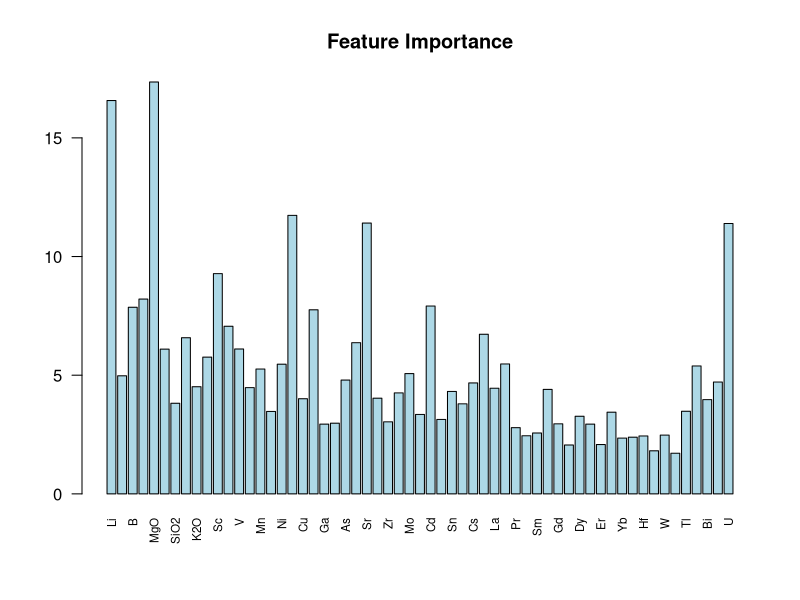

Reproduce this figure in R. (Note: this script raises an error after producing the figure.)

#### Random Forest (RF) Classifier
#Train Random Forest model with k-fold stratified cross-validation for multi-class classsificaton 

install.packages("randomForest")
library(randomForest)
library(readxl)
library(caret)


chert <- read_excel("Geology LAICPMS.xlsx") 
head(chert)

chert <- chert[, !names(chert) %in% c("ANID")] 

print(chert)

#ensure the target class variable is a factor
chert$Group <- as.factor(chert$Group)
table(chert$Group)

# Clean the class levels by making them valid R variable names
levels(chert$Group) <- make.names(levels(chert$Group))
# Check if the levels have been fixed
levels(chert$Group)

set.seed(123)  # For reproducibility

# Define control parameters for cross-validation
train_control <- trainControl(method = "cv",            # Cross-validation method
                              number = 10,             # Number of folds (10-fold CV)
                              classProbs = TRUE,       # Calculate class probabilities (for ROC, etc.)
                              summaryFunction = defaultSummary) # Used for binary classification metrics (use confusionMatrix for multiclass)


# Train the Random Forest model
rf_model <- train(Group ~ .,          # Target variable ~ predictors
                  data = chert,       # The dataset
                  method = "rf",      # Random Forest method
                  trControl = train_control,  # Cross-validation settings
                  metric = "Accuracy")       # Metric to optimize (you can use others like 'ROC' for binary classification)

# Print model summary
print(rf_model)

# Get the cross-validation results (e.g., accuracy)
rf_model$results

# Confusion matrix
confusionMatrix(rf_model)

#feature importance 
importance_scores <- importance(rf_model$finalModel)

barplot(importance_scores[, 1], 
        main = "Feature Importance", 
        col = "lightblue", 
        las = 2, 
        cex.names = 0.7)


##### RFECV
# Load necessary libraries
library(caret)
library(MASS)  # For LDA
library(e1071)  # For SVM

set.seed(123)

# Step 1: Perform RFECV for feature selection using Random Forest
train_control <- trainControl(method = "cv", 
                              number = 10, 
                              savePredictions = "all", 
                              returnResamp = "all", 
                              classProbs = TRUE)

# Train a Random Forest model with RFECV (recursive feature elimination + cross-validation)
rfecv_model <- rfe(Group ~ ., 
                   data = chert, 
                   sizes = c(1:4),  # Try different number of features
                   rfeControl = rfeControl(functions = rfFuncs, method = "cv"))

# Print the results of RFECV (showing selected features)
print(rfecv_model)

# Step 2: Extract the selected features
selected_features <- rfecv_model$optVariables
print(selected_features)

# Subset the data with selected features
selected_data <- chert[, c(selected_features, "Group")]

# Step 3: Train a Linear Discriminant Analysis (LDA) model using selected features
lda_model <- lda(Group ~ ., data = selected_data)

# Step 4: Evaluate the LDA model's performance
lda_predictions <- predict(lda_model, selected_data)
confusionMatrix(lda_predictions$class, selected_data$Group)


#Extract the LDA scores (the projections onto LDA1 and LDA2)
lda_scores <- predict(lda_model)$x  # This gives the LDA1 and LDA2 components

lda_data <- data.frame(LDA1 = lda_scores[, 1],
                       LDA2 = lda_scores[, 2],
                       Class = train_data$Group)

ggplot(lda_predictions, aes(LD1, LD2)) +
  geom_point(aes(color = Group)) +
  stat_ellipse(aes(color = Group))

# introduce artifacts 
artifacts <- read_excel("Artifacts.xlsx") 
head(artifacts)

# Subset new data to only include the selected features (ensure the same columns)
new_data_subset <- artifacts[, selected_features]

# Make predictions using the trained LDA model
lda_predictions <- predict(lda_model, new_data_subset, type = "response")

# View the predicted probabilities for each class
print(lda_predictions$posterior)


# Create a data frame with names, predicted classes, and probabilities
prediction_table <- data.frame(
  Predicted_Class = lda_predictions$class,
  Predicted_Probability = apply(lda_predictions$posterior, 1, function(x) max(x))  # Prob of predicted class
)

# View the prediction table
print(prediction_table)


#####
cv_results <- rf_model$resample
print(cv_results)

# Get importance for each fold:
fold_importances <- list()


# Access fold indices from resample object
for (i in 1:nrow(cv_results)) {
  # Access the resample indices for fold 'i'
  fold_train_indices <- rf_model$pred[rf_model$pred$Resample == paste0("Fold", i),]
  
  # Use the indices to extract the training data for this fold
  fold_train_data <- chert[fold_train_indices$rowIndex, ]
  
  # Check if the fold has at least two classes before training
  if (length(unique(fold_train_data$Species)) > 1) {
    # Train a Random Forest model on this fold's data
    fold_rf_model <- randomForest(Group ~ ., data = fold_train_data, importance = TRUE)
    
    # Store the importance scores for this fold
    fold_importances[[i]] <- importance(fold_rf_model)
  } else {
    cat("Fold", i, "only contains one class, skipping.\n")
  }
}




library(ggplot2)
# Assuming 'importance_scores' is the output from randomForest::importance() and contains the importance values

# Convert the importance_scores to a data frame
importance_df <- as.data.frame(importance_scores)

# Normalize the importance (optional, relative to maximum)
importance_df$normalized_importance <- importance_df[, "MeanDecreaseGini"] / max(importance_df[, "MeanDecreaseGini"])

ggplot(importance_df, aes(x = reorder(rownames(importance_df), normalized_importance), 
                          y = normalized_importance, fill = normalized_importance)) +
  geom_boxplot(alpha = 0.3) +
  theme(axis.text.x = element_text(angle = 90, hjust = 1)) +  # Rotate x-axis labels for better readability
  labs(title = "Feature Importance",
       x = "Features",
       y = "Normalized Importance") +
  theme_minimal()




